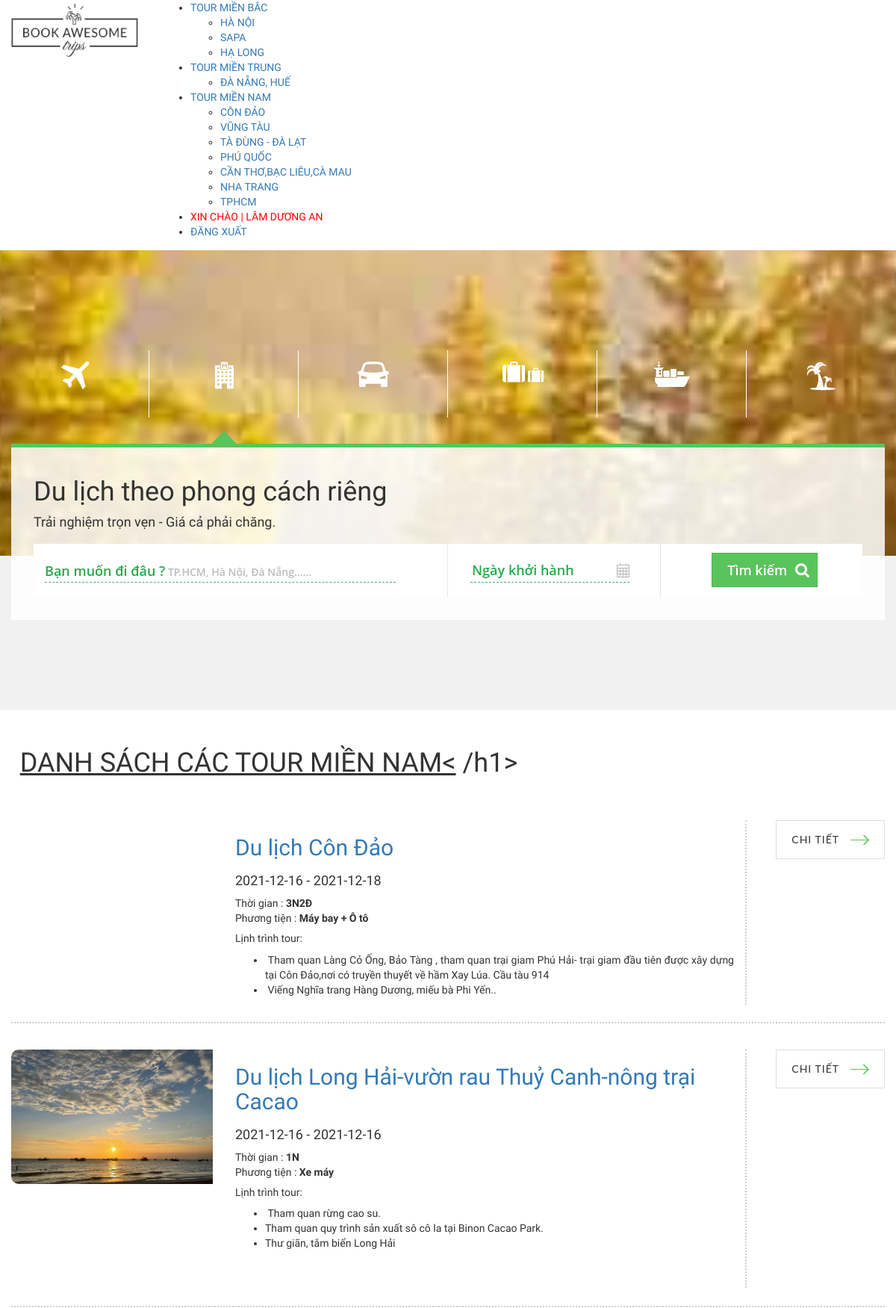
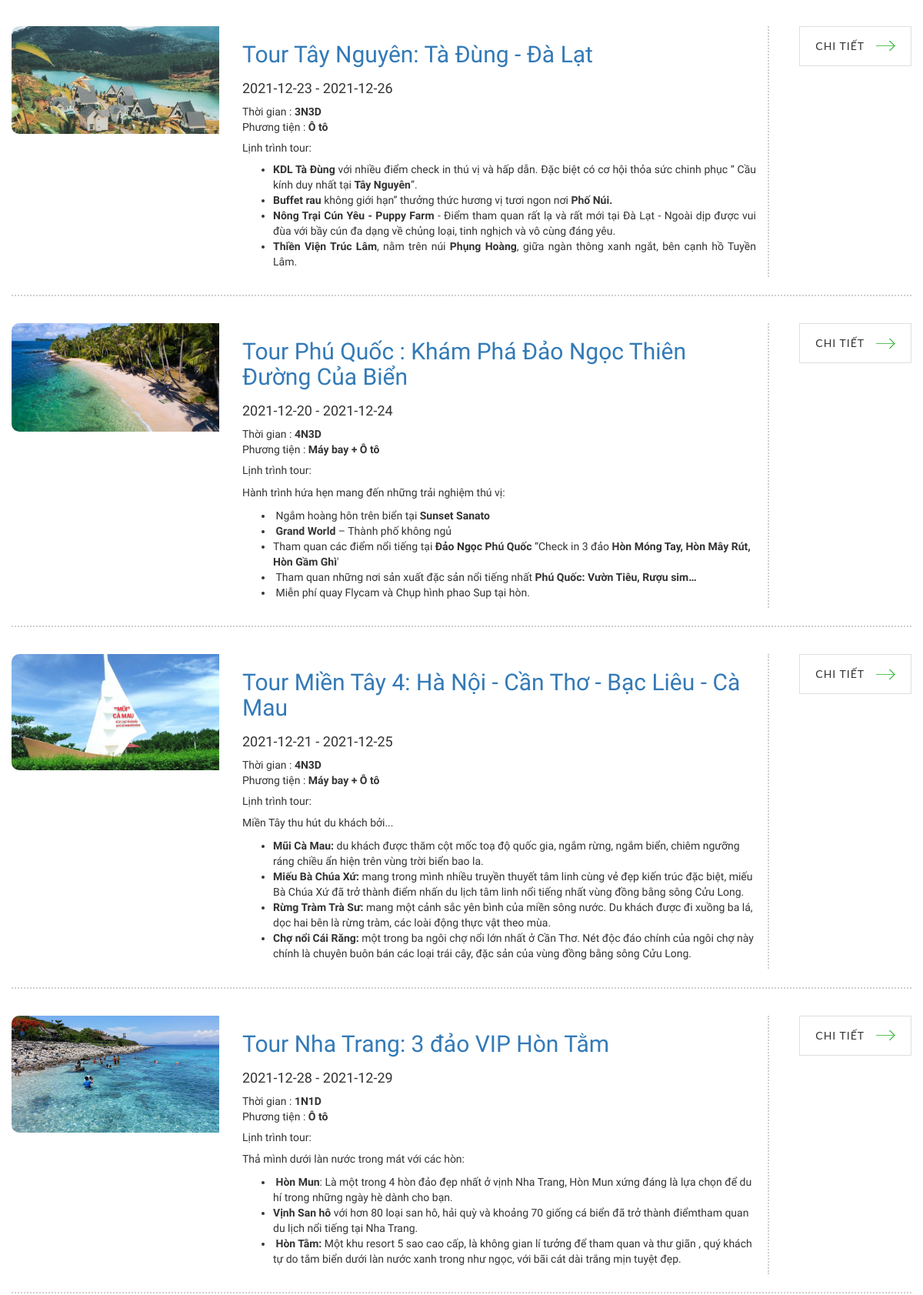
The app's page /index.php?action=home&act=search&id=3 (signed in, upper part) with its own data (2 pictures, top to bottom).
### tables this page shows
CREATE TABLE `tour` (
  `tourID` int(11) NOT NULL,
  `tourName` varchar(128) NOT NULL,
  `startingPoint` varchar(128) NOT NULL,
  `destination` varchar(128) NOT NULL,
  `time` varchar(128) NOT NULL,
  `transport` varchar(128) NOT NULL,
  `begin` date DEFAULT NULL,
  `end` date DEFAULT NULL,
  `priceTour` int(11) NOT NULL,
  `sale` varchar(11) NOT NULL,
  `saleTour` int(11) NOT NULL,
  `numPeople` int(11) NOT NULL,
  `thumbnail` text NOT NULL,
  `galleries` longtext NOT NULL,
  `typeTour` int(11) NOT NULL,
  `typeDestination` varchar(5) DEFAULT NULL,
  `schedule` text NOT NULL,
  `detailTour` text NOT NULL
);

### Model/connect.php (called while the page is built, shortened)
<?php
class connect
{
	var $db=null;
	public function __construct()
	{
		$dsn='mysql:host=localhost;dbname=mytour2';
		$user='root';
		$pass='';
		$this->db=new PDO($dsn,$user,$pass,array(PDO::MYSQL_ATTR_INIT_COMMAND=>"SET NAMES utf8"));
	}
	public function getList($select)
	{
		$results=$this->db->query($select);
		return($results);
	}
}
?>

### Model/tour.php (called while the page is built, shortened)
<?php
    class Tour {
        public function getListRegions($id) {
            $db = new connect();
            $selectDB = "SELECT * FROM tour where typeTour = $id";
            $result = $db->getList($selectDB);
            return $result;
        }
    }
?>

### View/tourSearch.php (the view, shortened to what this page needs)
<div class="container-fluid" style="background-color:white">
    <br>
    <?php
       if (isset($_GET['id'])) {
           if ($_GET["id"] == 1) {
               echo '
               <div class="title-wrap ">
                   <div class="ravel-title ">
                           <h1> <u> DANH SÁCH CÁC TOUR MIỀN BẮC</u></h1>
                   </div>
               </div> ';
           } else {
               echo '
               <div class="title-wrap container-fluid">
                   <div class="ravel-title ">
                           <h1> <u>DANH SÁCH CÁC TOUR MIỀN NAM<</u> /h1>
                   </div>
               </div> ';
           }
       }
       ?>
    <?php
       $tour = new Tour();
       if (isset($_GET['id'])) {
           $id = $_GET['id'];
           $result = $tour->getListRegions($id);
       } else if (isset($_GET['ac'])) {
           $typeDestination = $_GET['ac'];
           $result = $tour->getDestination($typeDestination);
       }
       ?>
    <?php
       while ($set = $result->fetch()) :
       ?>
        <div class=" my-3" style="margin:3% auto">
            <div class="tour-item" style="padding-bottom: 2%; border-bottom: 2px dotted #d3cdcd;">
                <div class=" row ">
                    <div class=" col-md-3">
                        <a href="index.php?action=home&act=detailTour&id=<?php echo $set['tourID']; ?>">
                            <img src="Content/images/tour/<?php echo $set['thumbnail']; ?>" alt="" style="width:100%;border-radius: 10px 0px 0px 10px;">
                        </a>
                    </div>
                    <div class="col-md-7" style="border-right: 2px dotted #d3cdcd;">
                        <div class="cruise-name">
                            <a href="index.php?action=home&act=detailTour&id=<?php echo $set['tourID']; ?>">
                                <h2><?php echo $set['tourName']; ?> </h2>
                            </a>
                        </div>
                        <div class="content-item">
                            <div class="departure cruise-name" style="margin-top:18px">
                                <h4> <?php echo $set['begin']; ?> - <?php echo $set['end']; ?></h4>
                            </div>
                            <div class="time">Thời gian : <b><?php echo $set['time']; ?></b> </div>
                            <div class="vehicle">
                                Phương tiện : <b> <?php echo $set['transport']; ?> </b> </div>
                            <div class="plan">
                                <h5> Lịnh trình tour:</h5>
                                <div class="plan-detail">
                                    <?php echo $set['schedule']; ?>
                                </div>
                            </div>
                        </div>
                    </div>
                    <div class="col-md-2">
                        <a href="index.php?action=home&act=detailTour&id=<?php echo $set['tourID']; ?>" title="" class="awe-btn awe-btn-5 awe-btn-lager arrow-right text-uppercase float-right">CHI TIẾT</a>
                    </div>
                </div>
            </div>
        </div>
    <?php
       endwhile;
       echo " </div>"
       ?>

### records on screen
tour: tourName "Du lịch Côn Đảo", begin "2021-12-16", end "2021-12-18", time "3N2Đ", transport "Máy bay + Ô tô", schedule "Tham quan Làng Cỏ Ống, Bảo Tàng , tham quan trại giam Phú Hải- trại giam đầu tiên được xây dựng tại Côn Đảo,nơi có truyền thuyết về hầm Xay Lúa. Cầu tàu 914 Viếng Nghĩa trang Hàng Dương, miếu bà Phi Yến.."
tour: thumbnail (picture), tourName "Du lịch Long Hải-vườn rau Thuỷ Canh-nông trại Cacao", begin "2021-12-16", end "2021-12-16", time "1N", transport "Xe máy", schedule "Tham quan rừng cao su. Tham quan quy trình sản xuất sô cô la tại Binon Cacao Park. Thư giãn, tắm biển Long Hải"
tour: thumbnail (picture), tourName "Tour Tây Nguyên: Tà Đùng - Đà Lạt", begin "2021-12-23", end "2021-12-26", time "3N3D", transport "Ô tô", schedule "KDL Tà Đùng với nhiều điểm check in thú vị và hấp dẫn. Đặc biệt có cơ hội thỏa sức chinh phục “ Cầu kính duy nhất tại Tây Nguyên ”. Buffet rau không giới hạn” thưởng thức hương vị tươi ngon nơi Phố Núi. Nông Trại Cún Yêu - Puppy Farm - Điểm tham quan rất lạ và rất mới tại Đà Lạt - Ngoài dịp được vui đùa với bầy cún đa dạng về chủng loại, tinh nghịch và vô cùng đáng yêu. Thiền Viện Trúc Lâm , nằm trên núi Phụng Hoàng , giữa ngàn thông xanh ngắt, bên cạnh hồ Tuyền Lâm."
tour: thumbnail (picture), tourName "Tour Phú Quốc : Khám Phá Đảo Ngọc Thiên Đường Của Biển", begin "2021-12-20", end "2021-12-24", time "4N3D", transport "Máy bay + Ô tô", schedule "Hành trình hứa hẹn mang đến những trải nghiệm thú vị: Ngắm hoàng hôn trên biển tại Sunset Sanato Grand World – Thành phố không ngủ Tham quan các điểm nổi tiếng tại Đảo Ngọc Phú Quốc “Check in 3 đảo Hòn Móng Tay, Hòn Mây Rút, Hòn Gầm Ghì ' Tham quan những nơi sản xuất đặc sản nổi tiếng nhất Phú Quốc: Vườn Tiêu, Rượu sim… Miễn phí quay Flycam và Chụp hình phao Sup tại hòn."
tour: thumbnail (picture), tourName "Tour Miền Tây 4: Hà Nội - Cần Thơ - Bạc Liêu - Cà Mau", begin "2021-12-21", end "2021-12-25", time "4N3D", transport "Máy bay + Ô tô", schedule "Miền Tây thu hút du khách bởi... Mũi Cà Mau: du khách được thăm cột mốc toạ độ quốc gia, ngắm rừng, ngắm biển, chiêm ngưỡng ráng chiều ẩn hiện trên vùng trời biển bao la. Miếu Bà Chúa Xứ: mang trong mình nhiều truyền thuyết tâm linh cùng vẻ đẹp kiến trúc đặc biệt, miếu Bà Chúa Xứ đã trở thành điểm nhấn du lịch tâm linh nổi tiếng nhất vùng đồng bằng sông Cửu Long. Rừng Tràm Trà Sư: mang một cảnh sắc yên bình của miền sông nước. Du khách được đi xuồng ba lá, dọc hai bên là rừng tràm, các loài động thực vật theo mùa. Chợ nổi Cái Răng: một trong ba ngôi chợ nổi lớn nhất ở Cần Thơ. Nét độc đáo chính của ngôi chợ này chính là chuyên buôn bán các loại trái cây, đặc sản của vùng đồng bằng sông Cửu…"
tour: thumbnail (picture), tourName "Tour Nha Trang: 3 đảo VIP Hòn Tằm", begin "2021-12-28", end "2021-12-29", time "1N1D", transport "Ô tô", schedule "Thả mình dưới làn nước trong mát với các hòn: Hòn Mun : Là một trong 4 hòn đảo đẹp nhất ở vịnh Nha Trang, Hòn Mun xứng đáng là lựa chọn để du hí trong những ngày hè dành cho bạn. Vịnh San hô với hơn 80 loại san hô, hải quỳ và khoảng 70 giống cá biển đã trở thành điểmtham quan du lịch nổi tiếng tại Nha Trang. Hòn Tằm: Một khu resort 5 sao cao cấp, là không gian lí tưởng để tham quan và thư giãn , quý khách tự do tắm biển dưới làn nước xanh trong như ngọc, với bãi cát dài trắng mịn tuyệt đẹp."

### other values on screen
$set['destination'] "HÀ NỘI"
$set['destination'] "SAPA"
$set['destination'] "HẠ LONG"
$set['destination'] "ĐÀ NẴNG, HUẾ"
$set['destination'] "CÔN ĐẢO"
$set['destination'] "VŨNG TÀU"
$set['destination'] "TÀ ĐÙNG - ĐÀ LẠT"
$set['destination'] "PHÚ QUỐC"
$set['destination'] "CẦN THƠ,BẠC LIÊU,CÀ MAU"
$set['destination'] "NHA TRANG"
$set['destination'] "TPHCM"
$name "LÂM DƯƠNG AN"
